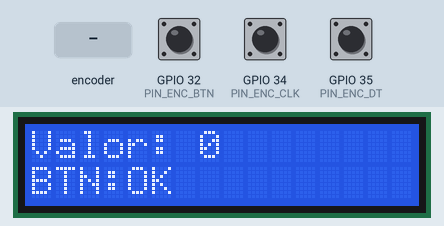
The program below on a simulated ESP32. Parts: 16×2 character LCD. Inputs (shaded band) come from the test bench; at power-on: GPIO 32 (PIN_ENC_BTN) HIGH, GPIO 34 (PIN_ENC_CLK) HIGH, GPIO 35 (PIN_ENC_DT) HIGH.

Above: at 1.2 s.
1.3 s: GPIO 32 (PIN_ENC_BTN) pulled LOW for 0.15 s
At 1.4 s:
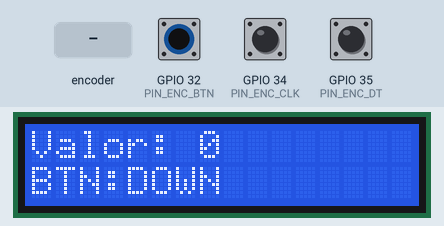
2.9 s: rotary encoder on GPIO 34 (PIN_ENC_CLK) / GPIO 35 (PIN_ENC_DT) turned 3 steps (first pin leading)
At 4.6 s:
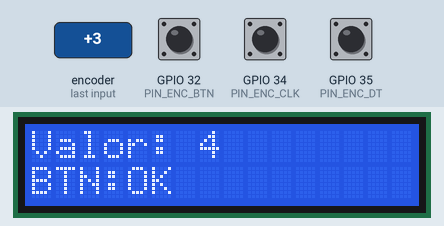
5.0 s: GPIO 32 (PIN_ENC_BTN) pulled LOW for 1 s
At 5.8 s:
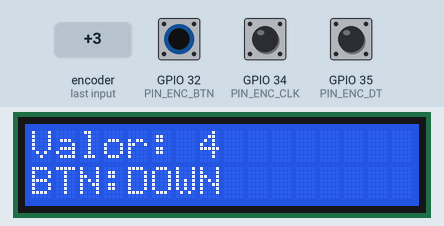
7.5 s: rotary encoder on GPIO 34 (PIN_ENC_CLK) / GPIO 35 (PIN_ENC_DT) turned 2 steps (second pin leading)
At 7.69 s:
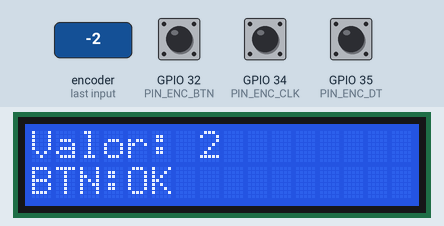
9.4 s: GPIO 32 (PIN_ENC_BTN) pulled LOW for 3.2 s
At 9.8 s:
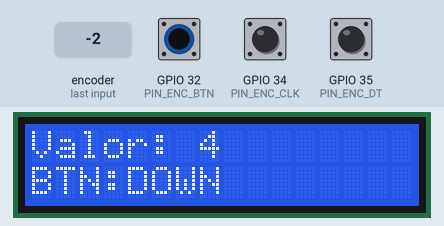
Timing chart, 0 to 12.4 s (numbered marks = the images above; inputs shaded):
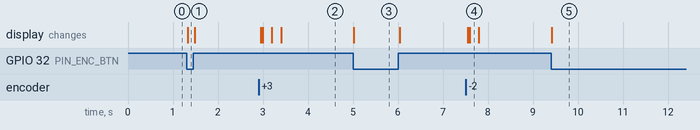

Measured:
- after the input at 1.3 s, the display: changes at once (image 1)
- after the input at 2.9 s, the display: first changes after 0.06 s (image 2 shows a later state)
- after the input at 5.0 s, the display: changes at once (image 3)
- after the input at 7.5 s, the display: first changes after 0.06 s (image 4 shows a later state)
- after the input at 9.4 s, the display: changes at once (image 5)

The program:

main.cpp
```cpp
#include <Arduino.h>
#include <Wire.h>
#include "Config.h"
#include "QuadratureEncoder.h"
#include "DebouncedButton.h"
#include "LcdUi.h"

QuadratureEncoder encoder;
DebouncedButton button;
LcdUi ui;
volatile bool lastAccel = false; // actualizado desde callback

void onNotch(int delta, bool accelerated) {
  lastAccel = accelerated;
}

void setup() {
  Serial.begin(115200);
  Wire.begin(PIN_I2C_SDA, PIN_I2C_SCL);
  ui.begin(0x27);
  button.begin(PIN_ENC_BTN, true);
  encoder.setCallback(onNotch);
  encoder.begin();
  ui.showValue(encoder.value());
}

void loop() {
  button.update();
  if (button.wasLongPress()) {
    encoder.setValue(0);
  } else if (button.wasClick()) {
    encoder.setValue(encoder.value() + 10);
  }
  ui.showValue(encoder.value());
  ui.showStatus(button.isDown(), lastAccel);
  delay(5);
}
```

DebouncedButton.h
```cpp
#pragma once
#include <Arduino.h>
#include "Config.h"

class DebouncedButton {
public:
    void begin(int pin, bool pullup = true) {
        _pin = pin;
        if (pullup) pinMode(_pin, INPUT_PULLUP); else pinMode(_pin, INPUT);
        _stable = readRaw();
        _lastChange = millis();
    }
    void update();
    bool wasClick();       // pulsación corta liberada
    bool wasLongPress();   // pulsación larga liberada
    bool isDown() const { return _stable; }
private:
    bool readRaw() const { return digitalRead(_pin) == LOW; } // activo LOW
    int _pin = -1;
    bool _stable = false;
    bool _prevStable = false;
    uint32_t _lastChange = 0;
    uint32_t _pressStart = 0;
    bool _click = false;
    bool _long = false;
};
```

QuadratureEncoder.h
```cpp
#pragma once
#include <Arduino.h>
#include "Config.h"

class QuadratureEncoder {
public:
    using StepCallback = void(*)(int delta, bool accelerated);
    void begin();
    int  value() const { return _value; }
    void setValue(int v);
    void setCallback(StepCallback cb) { _cb = cb; }

#ifndef USE_SIMPLE_ENCODER
    // Avanzado
    void handleISR(); // llamado desde ambas interrupciones
#endif

private:
    volatile int _value = 0;
    StepCallback _cb = nullptr;

#ifndef USE_SIMPLE_ENCODER
    volatile int _subAccum = 0;
    volatile uint32_t _lastNotchUs = 0;
    volatile uint8_t _lastState = 0; // (A<<1)|B
#else
    // Modo simple: usamos acumulador de semi-pasos y estado previo
    volatile int _subAccum = 0;      // acumula +/-1 transiciones válidas, se confirma en +-2
    volatile uint8_t _lastState = 0; // estado actual (A<<1)|B
    friend void IRAM_ATTR encoderIsrCLK();
    friend void IRAM_ATTR encoderIsrDT();
    friend void IRAM_ATTR processSimpleISR();
#endif
};

#ifdef USE_SIMPLE_ENCODER
void IRAM_ATTR encoderIsrCLK();
void IRAM_ATTR encoderIsrDT();
void IRAM_ATTR processSimpleISR();
#else
void IRAM_ATTR encoderIsrCLK();
void IRAM_ATTR encoderIsrDT();
#endif
```

DebouncedButton.cpp
```cpp
#include "DebouncedButton.h"

void DebouncedButton::update() {
    bool raw = readRaw();
    uint32_t now = millis();
    if (raw != _stable) {
        if (now - _lastChange >= BUTTON_DEBOUNCE_MS) {
            _stable = raw;
            _lastChange = now;
            if (_stable) { // press
                _pressStart = now;
            } else { // release
                uint32_t held = now - _pressStart;
                if (held >= BUTTON_LONGPRESS_MS) _long = true; else _click = true;
            }
        }
    } else {
        // no change
    }
}

bool DebouncedButton::wasClick() {
    if (_click) { _click = false; return true; }
    return false;
}

bool DebouncedButton::wasLongPress() {
    if (_long) { _long = false; return true; }
    return false;
}
```

QuadratureEncoder.cpp
```cpp
// Conditional implementation: simple single-interrupt (KY-040) or advanced
#include "QuadratureEncoder.h"

static QuadratureEncoder *s_instance = nullptr;

#ifdef USE_SIMPLE_ENCODER

// Implementación simple con doble interrupción y máquina de estados mínima.
// Garantiza 1 incremento/decremento por detent estable ignorando rebotes breves.

void QuadratureEncoder::begin() {
    s_instance = this;
    pinMode(PIN_ENC_CLK, INPUT);
    pinMode(PIN_ENC_DT,  INPUT);
    int a = digitalRead(PIN_ENC_CLK);
    int b = digitalRead(PIN_ENC_DT);
    _lastState = (a << 1) | b; // 0..3
    attachInterrupt(digitalPinToInterrupt(PIN_ENC_CLK), encoderIsrCLK, CHANGE);
    attachInterrupt(digitalPinToInterrupt(PIN_ENC_DT),  encoderIsrDT,  CHANGE);
}

void QuadratureEncoder::setValue(int v) {
    if (v < VALUE_MIN) v = VALUE_MIN;
    if (v > VALUE_MAX) v = VALUE_MAX;
    _value = v;
}

// Tabla de transiciones válidas (Gray). Índice = oldState*4 + newState.
// Valores: 0 = sin movimiento / rebote, +1 = avance, -1 = retroceso.
static const int8_t SIMPLE_QTABLE[16] = {
    // new: 00 01 10 11
       0, +1, -1,  0,   // old 00
      -1,  0,  0, +1,   // old 01
      +1,  0,  0, -1,   // old 10
       0, -1, +1,  0    // old 11
};

// Estados estables (detents) típicos: 00 y 11. Contamos sólo al llegar a uno distinto del anterior estable.
static inline bool isStable(uint8_t s) { return (s == 0x0) || (s == 0x3); }

void IRAM_ATTR processSimpleISR() {
    uint32_t now = micros();
    static uint32_t lastUs = 0;
    if (now - lastUs < ENCODER_DEBOUNCE_US) return; // filtro tiempo mínimo global
    lastUs = now;
    if (!s_instance) return;

    int a = digitalRead(PIN_ENC_CLK);
    int b = digitalRead(PIN_ENC_DT);
    uint8_t newState = (a << 1) | b;
    uint8_t oldState = s_instance->_lastState & 0x3;
    if (newState == oldState) return;

    int8_t step = SIMPLE_QTABLE[(oldState << 2) | newState];
    if (step != 0) {
        // Acumular medio-pasos, sólo confirmar al llegar a estado estable distinto
        s_instance->_subAccum += step; // _subAccum actúa como acumulador +-2
        if (isStable(newState)) {
            int detentDir = 0;
            if (s_instance->_subAccum >= 2) detentDir = +1;
            else if (s_instance->_subAccum <= -2) detentDir = -1;
            if (detentDir != 0) {
                s_instance->_subAccum = 0;
                if (ENCODER_REVERSE) detentDir = -detentDir;
                int nv = s_instance->_value + detentDir;
                if (nv < VALUE_MIN) nv = VALUE_MIN;
                if (nv > VALUE_MAX) nv = VALUE_MAX;
                s_instance->_value = nv;
                if (s_instance->_cb) s_instance->_cb(detentDir, false);
            }
        }
    }
    s_instance->_lastState = newState;
}

void IRAM_ATTR encoderIsrCLK() { processSimpleISR(); }
void IRAM_ATTR encoderIsrDT()  { processSimpleISR(); }

#else // Advanced implementation retained

// Tabla de transición (oldA oldB newA newB)
static const int8_t QTABLE[16] = {
  0, +1, -1, 0,
 -1, 0,  0,+1,
 +1, 0,  0,-1,
  0,-1, +1, 0
};

void QuadratureEncoder::begin() {
    s_instance = this;
    pinMode(PIN_ENC_CLK, INPUT);
    pinMode(PIN_ENC_DT,  INPUT);
    int a = digitalRead(PIN_ENC_CLK);
    int b = digitalRead(PIN_ENC_DT);
    _lastState = (a << 1) | b;
    attachInterrupt(digitalPinToInterrupt(PIN_ENC_CLK), encoderIsrCLK, CHANGE);
    attachInterrupt(digitalPinToInterrupt(PIN_ENC_DT),  encoderIsrDT, CHANGE);
}

void QuadratureEncoder::setValue(int v) {
    if (v < VALUE_MIN) v = VALUE_MIN;
    if (v > VALUE_MAX) v = VALUE_MAX;
    _value = v;
}

void QuadratureEncoder::handleISR() {
    int a = digitalRead(PIN_ENC_CLK);
    int b = digitalRead(PIN_ENC_DT);

    if (ENCODER_COUNT_MODE == EncoderCountMode::DETENT_ONLY) {
        uint8_t state = (a << 1) | b; // 0..3
        uint8_t prev = _lastState & 0x03;
        if ((state == 0x0 || state == 0x3) && (prev != state)) {
            int dir = 0;
            if (state == 0x0) {
                if      (prev == 0x1) dir = -1;
                else if (prev == 0x2) dir = +1;
            } else {
                if      (prev == 0x1) dir = +1;
                else if (prev == 0x2) dir = -1;
            }
            if (dir != 0) {
                int nv = _value + dir;
                if (nv < VALUE_MIN) nv = VALUE_MIN;
                if (nv > VALUE_MAX) nv = VALUE_MAX;
                _value = nv;
                if (_cb) _cb(dir, false);
            }
        }
        _lastState = state;
        return;
    }

    uint8_t idx = (_lastState << 2) | (a << 1) | b;
    int8_t dir = QTABLE[idx & 0x0F];
    if (dir) {
        _subAccum += dir;
        if (_subAccum >= SUBSTEPS_PER_NOTCH || _subAccum <= -SUBSTEPS_PER_NOTCH) {
            int steps = _subAccum / SUBSTEPS_PER_NOTCH;
            _subAccum = 0;
            uint32_t now = micros();
            uint32_t interval = now - _lastNotchUs;
            _lastNotchUs = now;
            bool accel = false;
            int inc = steps;
            if (ENABLE_ACCEL && interval > 0 && interval < FAST_THRESHOLD_US) {
                inc *= ACCEL_FACTOR;
                accel = true;
            }
            int nv = _value + inc;
            if (nv < VALUE_MIN) nv = VALUE_MIN;
            if (nv > VALUE_MAX) nv = VALUE_MAX;
            _value = nv;
            if (_cb) _cb(inc, accel);
        }
    }
    _lastState = (a << 1) | b;
}

void IRAM_ATTR encoderIsrCLK() { if (s_instance) s_instance->handleISR(); }
void IRAM_ATTR encoderIsrDT()  { if (s_instance) s_instance->handleISR(); }

#endif
```

Config.h
```cpp
#pragma once
// Config.h - Pines y constantes globales de la aplicación

// Pines I2C
constexpr int PIN_I2C_SDA = 21;
constexpr int PIN_I2C_SCL = 22;

// Pines Encoder
constexpr int PIN_ENC_CLK = 34; // requiere pull-up externo
constexpr int PIN_ENC_DT  = 35; // requiere pull-up externo
constexpr int PIN_ENC_BTN = 32; // con pull-up interno

// Rango de valor
constexpr int VALUE_MIN = 0;
constexpr int VALUE_MAX = 9999;

// ================= Encoder configuration =================
// Selecciona implementación:
//  - Definir USE_SIMPLE_ENCODER para modo simple optimizado KY-040 con DOBLE interrupción (CLK y DT),
//    sin aceleración y conteo 1:1 por detent (usa tabla mínima de transición interna).
//  - Comentar para usar la implementación avanzada (RAW / DETENT) ya existente (más opciones).
#define USE_SIMPLE_ENCODER 1

#ifndef USE_SIMPLE_ENCODER
	// ---- Implementación avanzada (pre-existente) ----
	enum class EncoderCountMode { RAW_SUBSTEPS, DETENT_ONLY };
	constexpr EncoderCountMode ENCODER_COUNT_MODE = EncoderCountMode::DETENT_ONLY;
	constexpr int SUBSTEPS_PER_NOTCH = 4;          // sólo usado en RAW_SUBSTEPS
	constexpr bool ENABLE_ACCEL = false;           // desactivado para 1:1
	constexpr uint32_t FAST_THRESHOLD_US = 1800;   // umbral aceleración
	constexpr int ACCEL_FACTOR = 2;                // multiplicador
#else
	// ---- Implementación simple KY-040 (dual ISR) ----
	// Invertir dirección si gira "al revés" respecto a lo esperado.
	constexpr bool ENCODER_REVERSE = false;
	// Filtro de glitches (tiempo mínimo entre interrupciones procesadas) en microsegundos.
	// Ajusta 100..600 según ruido mecánico. Si pierdes pasos, sube un poco; si rebota, bájalo.
	constexpr uint32_t ENCODER_DEBOUNCE_US = 150;
#endif

// Botón
auto constexpr BUTTON_DEBOUNCE_MS = 25u;
auto constexpr BUTTON_LONGPRESS_MS = 800u;
```

LcdUi.h
```cpp
#pragma once
#include <Arduino.h>
#include <Wire.h>
#include <LiquidCrystal_I2C.h>

class LcdUi {
public:
    void begin(uint8_t addr = 0x27) {
        _lcd = new LiquidCrystal_I2C(addr, 16, 2);
        _lcd->init();
        _lcd->backlight();
        _lcd->clear();
        _lcd->print("Init...");
    }
    void showValue(int v) {
        if (v != _lastValue) {
            _lcd->setCursor(0,0);
            _lcd->print("Valor:        ");
            _lcd->setCursor(7,0);
            _lcd->print(v);
            _lastValue = v;
        }
    }
    void showStatus(bool btn, bool accel) {
        _lcd->setCursor(0,1);
        if (btn) _lcd->print("BTN:DOWN "); else _lcd->print("BTN:OK   ");
        _lcd->setCursor(10,1);
        if (accel) _lcd->print("FAST"); else _lcd->print("    ");
    }
private:
    LiquidCrystal_I2C *_lcd = nullptr;
    int _lastValue = -99999;
};
```

LcdUi.cpp
```cpp
#include "LcdUi.h"
// Implementación ya en header (inline simple). Si crece, mover lógica aquí.
```
